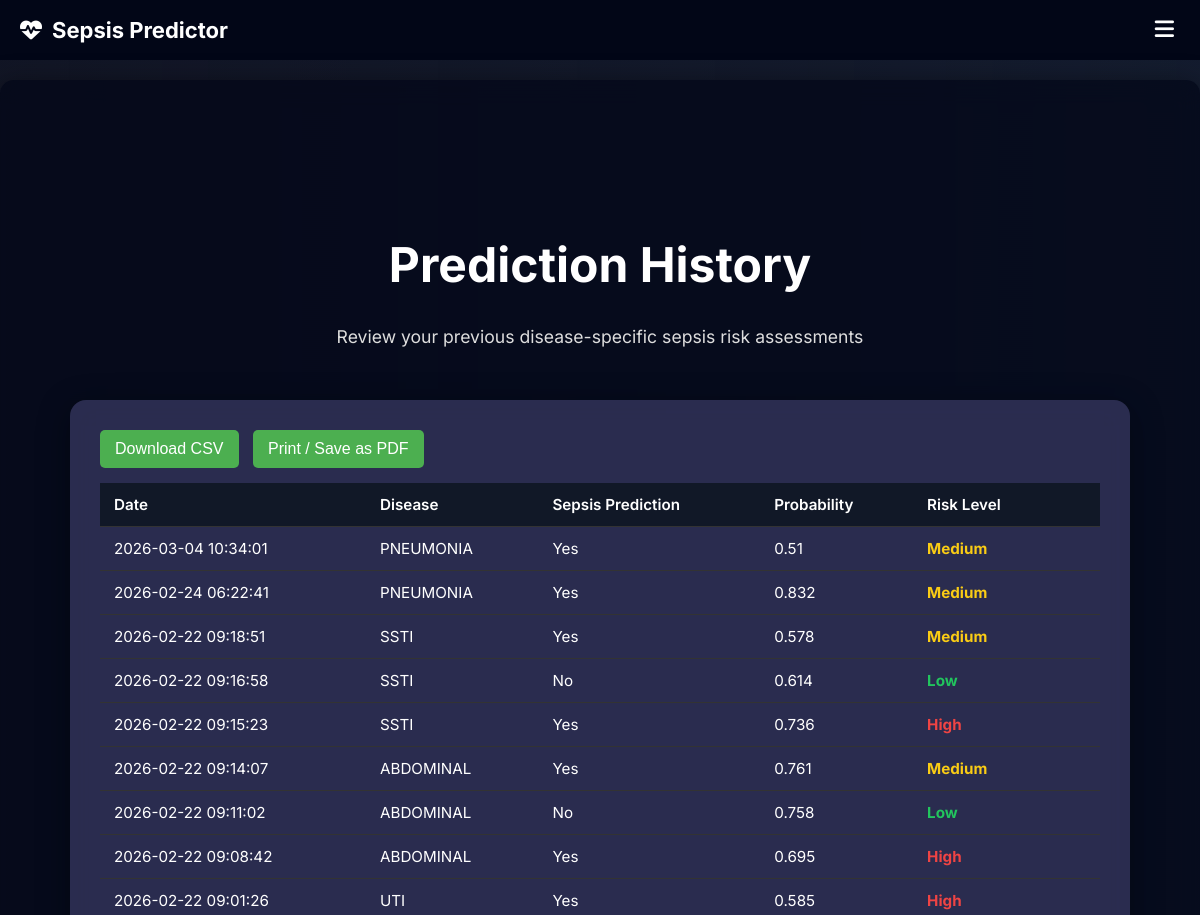
The app's page /history (signed in, upper part), older data.
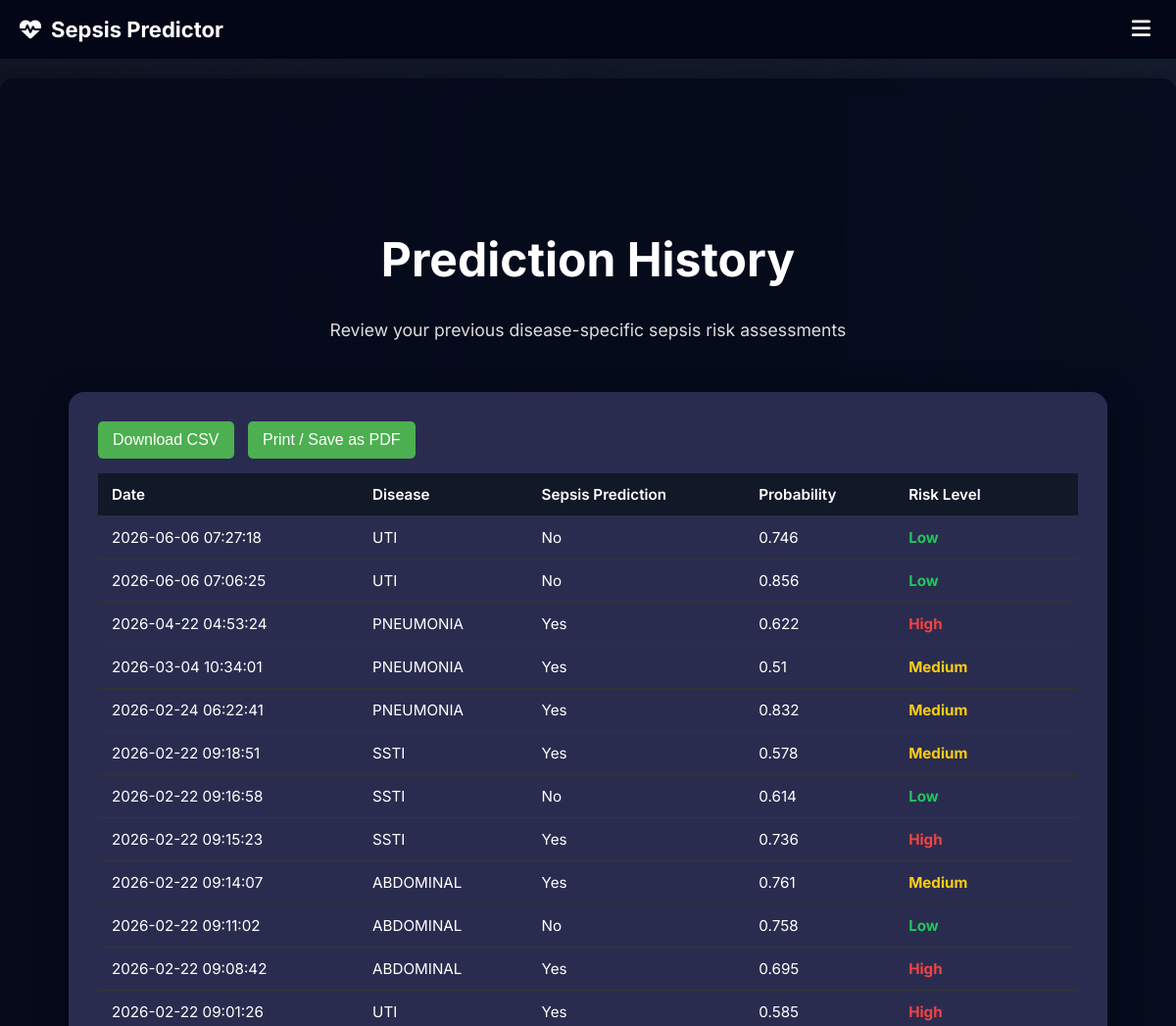
The same page, newer data.
### tables this page shows
CREATE TABLE predictions (
        id INTEGER PRIMARY KEY AUTOINCREMENT,
        user_id INTEGER,
        disease TEXT,
        sepsis_prediction TEXT,
        probability REAL,
        risk_level TEXT,
        timestamp DATETIME DEFAULT CURRENT_TIMESTAMP
    );

### app.py (the view)
@app.route("/history")
def history():
    if "user" not in session:
        return redirect(url_for("login"))
    user = get_user_by_username(session["user"])
    predictions = get_user_predictions(user["id"])
    return render_template("history.html", predictions=predictions)

### users.py (called while the page is built)
def get_user_by_username(username):
    conn = sqlite3.connect(DB_NAME)
    cursor = conn.cursor()
    cursor.execute("""
        SELECT id, username, email
        FROM users
        WHERE username=?
    """, (username,))
    user = cursor.fetchone()
    conn.close()
    if user:
        return {
            "id": user[0],
            "username": user[1],
            "email": user[2]
        }
    return None

def get_user_predictions(user_id):
    conn = sqlite3.connect(DB_NAME)
    cursor = conn.cursor()
    cursor.execute("""
        SELECT disease, sepsis_prediction , probability, risk_level, timestamp
        FROM predictions
        WHERE user_id=?
        ORDER BY timestamp DESC
    """, (user_id,))
    rows = cursor.fetchall()
    conn.close()
    predictions = []
    for row in rows:
        predictions.append({
            "disease": row[0],
            "sepsis_prediction": row[1],
            "probability": row[2],
            "risk_level": row[3],
            "timestamp": row[4]
        })
    return predictions

### templates/history.html (shortened to what this page needs)
{% extends "base.html" %}
{% block content %}
<div class="page-wrapper">
  <div class="main-content">
    <section class="hero">
  <h1>Prediction History</h1>
  <p>Review your previous disease-specific sepsis risk assessments</p>
</section>
<div class="history-card">
  {% if predictions %}
  <div style="margin-bottom: 15px;">
      <button onclick="downloadCSV()" class="btn">Download CSV</button>
      <button onclick="printHistory()" class="btn">Print / Save as PDF</button>
  </div>
  <div style="overflow-x: auto;">
    <table>
      <thead>
        <tr>
          <th>Date</th>
          <th>Disease</th>
          <th>Sepsis Prediction</th>
          <th>Probability</th>
          <th>Risk Level</th>
        </tr>
      </thead>
      <tbody>
        {% for item in predictions %}
        <tr>
          <td>{{ item.timestamp }}</td>
          <td>{{ item.disease }}</td>
          <td>{{ item.sepsis_prediction }}</td>
          <td>{{ item.probability }}</td>
          <td class="
              {% if item.risk_level == 'Low' %}
                  risk-low
              {% elif item.risk_level == 'Medium' %}
                  risk-medium
              {% elif item.risk_level == 'High' %}
                  risk-high
              {% endif %}
            ">
              {{ item.risk_level }}
          </td>
        </tr>
        {% endfor %}
      </tbody>
    </table>
  </div>
  {% else %}
  <div class="no-history">
    <p>No sepsis predictions found yet.</p>
    <a href="{{ url_for('predict') }}" class="btn">Run First Prediction</a>
  </div>
  {% endif %}
</div>
{% endblock %}

Row changes from the older to the newer data that the page shows:
added predictions: timestamp "2026-06-06 07:27:18", disease "UTI", sepsis_prediction "No", probability "0.746", risk_level "Low"
added predictions: timestamp "2026-06-06 07:06:25", disease "UTI", sepsis_prediction "No", probability "0.856", risk_level "Low"
added predictions: timestamp "2026-04-22 04:53:24", disease "PNEUMONIA", sepsis_prediction "Yes", probability "0.622", risk_level "High"
